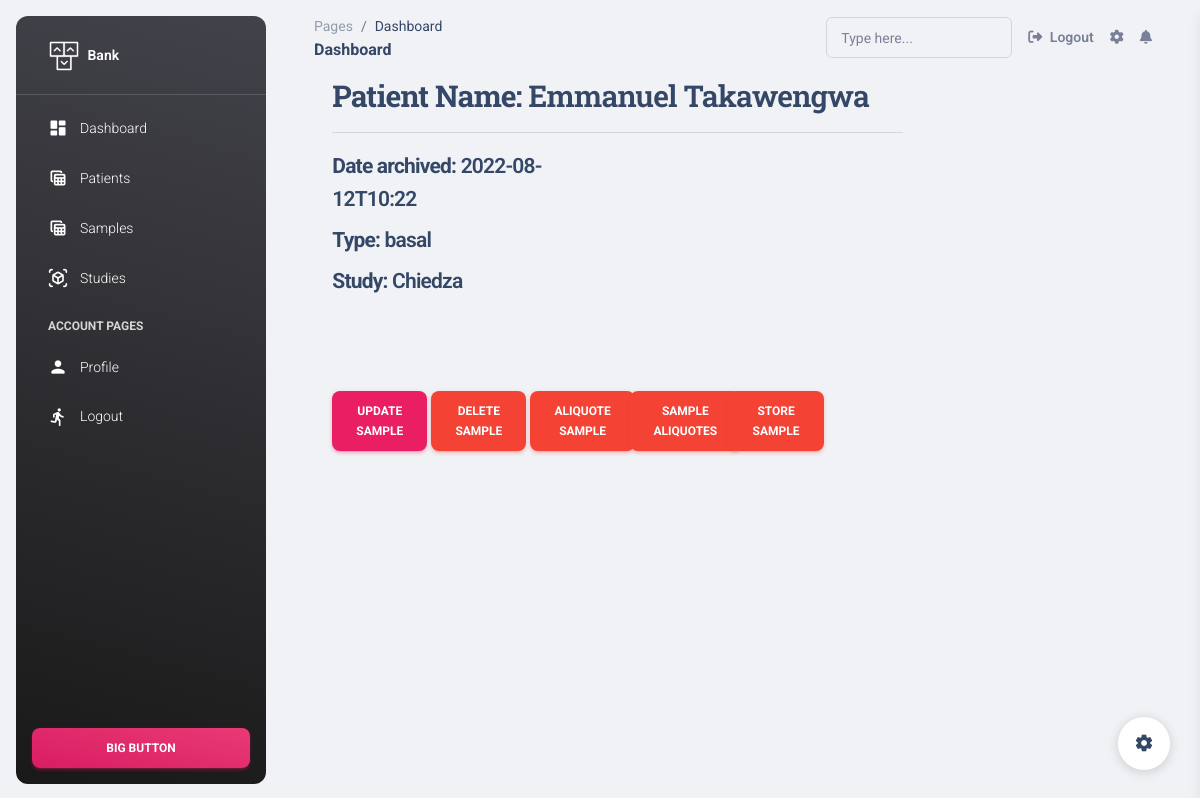
The app's page /1/detail_sample/ with its own data.
### apps/home/models.py (models this page shows, shortened)
class Sample(models.Model):
    name = models.CharField(max_length=100)
    study = models.ForeignKey(Study, on_delete=models.CASCADE)
    type = models.CharField(max_length=100)
    aliquoted = models.BooleanField(default=False)
    deleted = models.BooleanField(default=False)
    date_of_archive = models.CharField(max_length=200)
    patient = models.ForeignKey(Patient, on_delete=models.CASCADE)
    allocated = models.BooleanField(default=False)
    cube = models.ForeignKey('Cube',related_name='myCube', on_delete=models.CASCADE,null=True, blank=True)

class Patient(models.Model):
    sex = [("Male","Male"),("Female","Female"),("n/a","n/a")]
    id = models.AutoField(primary_key=True)
    name = models.CharField(max_length=200)
    dob = models.CharField(max_length=200)
    gender = models.CharField(choices=sex,max_length=10)
    phone = models.CharField(max_length=20, default="0783872345")
    age = models.CharField(max_length=20, default="1")
    study = models.ForeignKey(Study, on_delete=models.CASCADE, default=1)
    def __str__(self) -> str:
        return self.name

class Study(models.Model):
    statuses = [("On going","On going"),("Ended","Ended"),("n/a","n/a")]
    id = models.AutoField(primary_key=True)
    name = models.CharField(max_length=200)
    narrative_name= models.CharField(max_length=500, default="sadf asd fadfg arsg dvadhf dgjhbn")
    status = models.CharField(choices=statuses,max_length=200, default="On going")
    def __str__(self) -> str:
        return self.name

### apps/home/views.py (the view)
# urls.py: re_path(r'^(?P<sampleid>\d+)/detail_sample/$',views.sampleDetails, name='sampleDetails'),
def sampleDetails(request,sampleid):
    sample = get_object_or_404(Sample, id=sampleid)
    context={'sample':sample}
    context['sampleTabActive'] = True
    return render(request, 'samples/view_sample.html', context)

### apps/context_processors.py (called while the page is built)
def cfg_assets_root(request):
    return { 'ASSETS_ROOT' : settings.ASSETS_ROOT }

### apps/templates/samples/view_sample.html (shortened to what this page needs)
{% extends "layouts/base.html" %}
{% load humanize %}
{% block content %}
    <div style="margin-left: 5%;" class="row">
        <div class="col-md-offset-2 col-md-8">
            {% if sample %}
                <h3><b>Patient Name: </b>{{sample.patient}}</h3><hr>
                <div class="row">
                    <div class="col-md-6">
                    <h4><small><b>Date archived: </b> {{sample.date_of_archive}}</h4>
                        <h4><small><b>Type: </b> {{sample.type}}</h4>
                            <h4><small><b>Study: </b> {{sample.study}}</h4>
                    </div>
                </div>
        <div style="margin-top: 15%;" class="row">
                                     <div class="col-md-2">
                                        <a href="{% url 'edit_sample' sample.id %}" class="btn btn-primary pull-right">Update sample </a>
                                    </div>
                                    <div class="col-md-2">
                                        <a href="{% url 'remove_sample' sample.id %}" class="btn btn-danger pull-right">Delete  sample</a>
                                    </div>
                                    <div class="col-md-2">
                                        <a href="{% url 'aliquote_sample' sample.id %}" class="btn btn-danger pull-right">Aliquote sample</a>
                                    </div>
                                    <div class="col-md-2">
                                        <a href="{% url 'aliquote_sample' sample.id %}" class="btn btn-danger pull-right"> Sample Aliquotes </a>
                                    </div>
                                    <div class="col-md-2">
                                        <a href="{% url 'aliquote_sample' sample.id %}" class="btn btn-danger pull-right">Store Sample </a>
                                    </div>
            </div>
            {% else %}
                <h3>Not available</h3>
            {% endif %}
        </div>
    </div>
{% endblock %}

### records on screen
Sample: patient "Emmanuel Takawengwa", date_of_archive "2022-08-12T10:22", type "basal", study "Chiedza"
